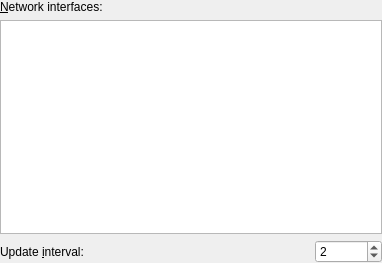
<?xml version="1.0" encoding="UTF-8"?>
<ui version="4.0">
 <class>config</class>
 <widget class="QWidget" name="config">
  <property name="geometry">
   <rect>
    <x>0</x>
    <y>0</y>
    <width>382</width>
    <height>263</height>
   </rect>
  </property>
  <property name="styleSheet">
   <string notr="true"/>
  </property>
  <layout class="QVBoxLayout">
   <property name="margin">
    <number>0</number>
   </property>
   <item>
    <widget class="QLabel" name="label">
     <property name="text">
      <string>&amp;Network interfaces:</string>
     </property>
     <property name="buddy">
      <cstring>treeView</cstring>
     </property>
    </widget>
   </item>
   <item>
    <widget class="QTreeView" name="treeView">
     <property name="rootIsDecorated">
      <bool>false</bool>
     </property>
     <property name="uniformRowHeights">
      <bool>true</bool>
     </property>
     <property name="sortingEnabled">
      <bool>true</bool>
     </property>
    </widget>
   </item>
   <item>
    <layout class="QHBoxLayout">
     <item>
      <widget class="QLabel" name="label_2">
       <property name="text">
        <string>Update &amp;interval:</string>
       </property>
       <property name="buddy">
        <cstring>intervalSpinBox</cstring>
       </property>
      </widget>
     </item>
     <item>
      <spacer>
       <property name="orientation">
        <enum>Qt::Horizontal</enum>
       </property>
       <property name="sizeHint" stdset="0">
        <size>
         <width>40</width>
         <height>20</height>
        </size>
       </property>
      </spacer>
     </item>
     <item>
      <widget class="KIntSpinBox" name="intervalSpinBox">
       <property name="minimum">
        <number>1</number>
       </property>
       <property name="maximum">
        <number>525600</number>
       </property>
       <property name="value">
        <number>2</number>
       </property>
      </widget>
     </item>
    </layout>
   </item>
  </layout>
 </widget>
 <customwidgets>
  <customwidget>
   <class>KIntSpinBox</class>
   <extends>QSpinBox</extends>
   <header>knuminput.h</header>
  </customwidget>
 </customwidgets>
 <resources/>
 <connections/>
</ui>
